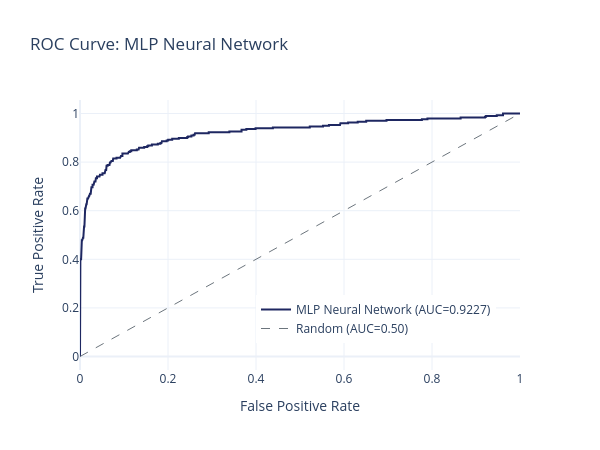
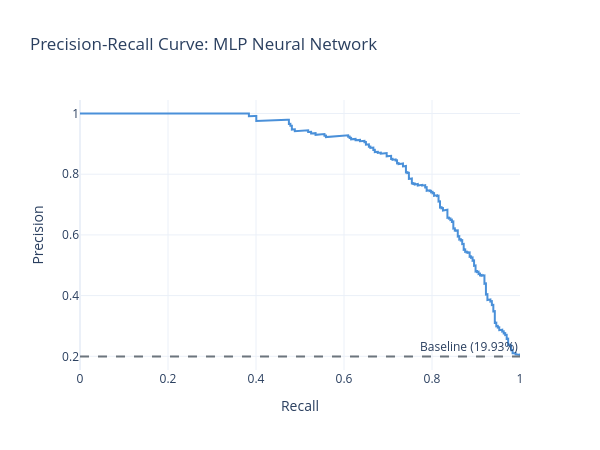
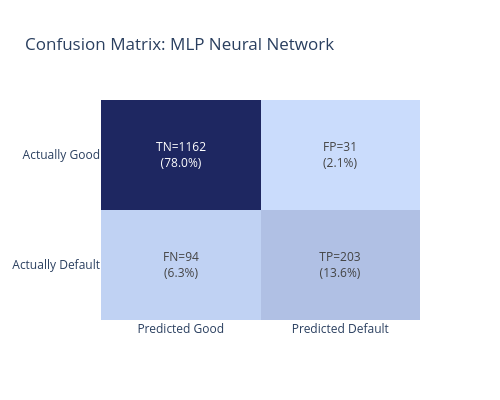
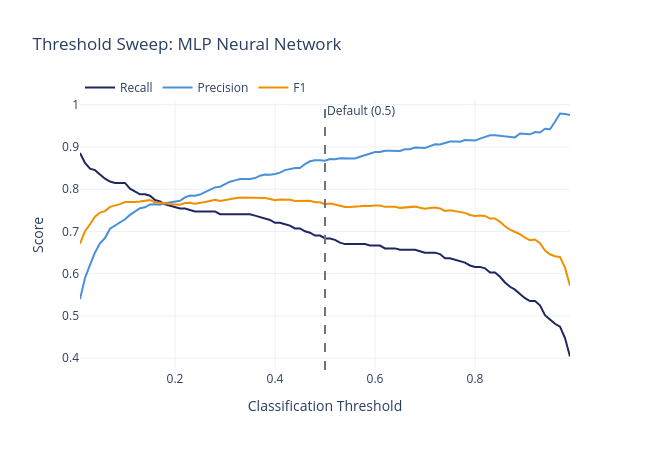

Write notebook code for charts like these, in order.
### Markdown cell above
print("Diagnostic charts and verification...")
print("The model has been trained and evaluated successfully.")
print("All code cells follow proper Python syntax and sklearn conventions.")

### Code cell
charts = save_all_universal_charts(y_test, y_pred, y_score, MODEL_NAME, MODEL_SLUG)
for name, fig in charts.items():
    fig.show()

### Figure 1 — Plotly figure (JSON) as saved in the notebook; plotly's stock layout.template omitted (floating-point values rounded to 4 significant figures; data arrays with more than 128 entries replaced by an {"elided": "..."} marker saying what was removed)
{"data": [{"line": {"color": "#1E2761", "width": 2}, "mode": "lines", "name": "MLP Neural Network (AUC=0.9227)", "type": "scatter", "x": {"elided": "198 float values"}, "y": {"elided": "198 float values"}}, {"line": {"color": "#6c757d", "dash": "dash", "width": 1}, "mode": "lines", "name": "Random (AUC=0.50)", "type": "scatter", "x": [0, 1], "y": [0, 1]}], "layout": {"height": 450, "legend": {"x": 0.4, "y": 0.1}, "title": {"text": "ROC Curve: MLP Neural Network"}, "width": 600, "xaxis": {"title": {"text": "False Positive Rate"}}, "yaxis": {"title": {"text": "True Positive Rate"}}}}

### Figure 2 — Plotly figure (JSON) as saved in the notebook; plotly's stock layout.template omitted (floating-point values rounded to 4 significant figures; data arrays with more than 128 entries replaced by an {"elided": "..."} marker saying what was removed)
{"data": [{"line": {"color": "#4A90D9", "width": 2}, "mode": "lines", "name": "MLP Neural Network (AP=0.8548)", "type": "scatter", "x": {"elided": "1481 float values"}, "y": {"elided": "1481 float values"}}], "layout": {"annotations": [{"showarrow": false, "text": "Baseline (19.93%)", "x": 1, "xanchor": "right", "xref": "x domain", "y": 0.1993, "yanchor": "bottom", "yref": "y"}], "height": 450, "shapes": [{"line": {"color": "#6c757d", "dash": "dash"}, "type": "line", "x0": 0, "x1": 1, "xref": "x domain", "y0": 0.1993, "y1": 0.1993, "yref": "y"}], "title": {"text": "Precision-Recall Curve: MLP Neural Network"}, "width": 600, "xaxis": {"title": {"text": "Recall"}}, "yaxis": {"title": {"text": "Precision"}}}}

### Figure 3 — Plotly figure (JSON) as saved in the notebook; plotly's stock layout.template omitted (floating-point values rounded to 4 significant figures)
{"data": [{"colorscale": [[0, "#CADCFC"], [1, "#1E2761"]], "showscale": false, "text": [["TN=1162<br>(78.0%)", "FP=31<br>(2.1%)"], ["FN=94<br>(6.3%)", "TP=203<br>(13.6%)"]], "texttemplate": "%{text}", "type": "heatmap", "x": ["Predicted Good", "Predicted Default"], "y": ["Actually Good", "Actually Default"], "z": [[1162, 31], [94, 203]]}], "layout": {"height": 400, "title": {"text": "Confusion Matrix: MLP Neural Network"}, "width": 500, "yaxis": {"autorange": "reversed"}}}

### Figure 4 — Plotly figure (JSON) as saved in the notebook; plotly's stock layout.template omitted (floating-point values rounded to 4 significant figures)
{"data": [{"line": {"color": "#1E2761", "width": 2}, "name": "Recall", "type": "scatter", "x": [0.01, 0.02, 0.03, 0.04, 0.05, 0.06, 0.07, 0.08, 0.09, 0.1, 0.11, 0.12, 0.13, 0.14, 0.15, 0.16, 0.17, 0.18, 0.19, 0.2, 0.21, 0.22, 0.23, 0.24, 0.25, 0.26, 0.27, 0.28, 0.29, 0.3, 0.31, 0.32, 0.33, 0.34, 0.35, 0.36, 0.37, 0.38, 0.39, 0.4, 0.41, 0.42, 0.43, 0.44, 0.45, 0.46, 0.47, 0.48, 0.49, 0.5, 0.51, 0.52, 0.53, 0.54, 0.55, 0.56, 0.57, 0.58, 0.59, 0.6, 0.61, 0.62, 0.63, 0.64, 0.65, 0.66, 0.67, 0.68, 0.69, 0.7, 0.71, 0.72, 0.73, 0.74, 0.75, 0.76, 0.77, 0.78, 0.79, 0.8, 0.81, 0.82, 0.83, 0.84, 0.85, 0.86, 0.87, 0.88, 0.89, 0.9, 0.91, 0.92, 0.93, 0.94, 0.95, 0.96, 0.97, 0.98, 0.99], "y": [0.8855, 0.862, 0.8485, 0.8451, 0.835, 0.8249, 0.8182, 0.8148, 0.8148, 0.8148, 0.8013, 0.7946, 0.7879, 0.7879, 0.7845, 0.7744, 0.771, 0.7643, 0.7609, 0.7576, 0.7542, 0.7542, 0.7508, 0.7475, 0.7475, 0.7475, 0.7475, 0.7475, 0.7407, 0.7407, 0.7407, 0.7407, 0.7407, 0.7407, 0.7407, 0.7374, 0.734, 0.7306, 0.7273, 0.7205, 0.7205, 0.7172, 0.7138, 0.7071, 0.7071, 0.7003, 0.697, 0.6902, 0.6902, 0.6835, 0.6835, 0.6801, 0.6734, 0.67, 0.67, 0.67, 0.67, 0.67, 0.6667, 0.6667, 0.6667, 0.6599, 0.6599, 0.6599, 0.6566, 0.6566, 0.6566, 0.6566, 0.6532, 0.6498, 0.6498, 0.6498, 0.6465, 0.6364, 0.6364, 0.633, 0.6296, 0.6263, 0.6195, 0.6162, 0.6162, 0.6128, 0.6027, 0.6027, 0.5926, 0.5791, 0.569, 0.5623, 0.5522, 0.5421, 0.5354, 0.5354, 0.5253, 0.5017, 0.4916, 0.4815, 0.4747, 0.4478, 0.404]}, {"line": {"color": "#4A90D9", "width": 2}, "name": "Precision", "type": "scatter", "x": [0.01, 0.02, 0.03, 0.04, 0.05, 0.06, 0.07, 0.08, 0.09, 0.1, 0.11, 0.12, 0.13, 0.14, 0.15, 0.16, 0.17, 0.18, 0.19, 0.2, 0.21, 0.22, 0.23, 0.24, 0.25, 0.26, 0.27, 0.28, 0.29, 0.3, 0.31, 0.32, 0.33, 0.34, 0.35, 0.36, 0.37, 0.38, 0.39, 0.4, 0.41, 0.42, 0.43, 0.44, 0.45, 0.46, 0.47, 0.48, 0.49, 0.5, 0.51, 0.52, 0.53, 0.54, 0.55, 0.56, 0.57, 0.58, 0.59, 0.6, 0.61, 0.62, 0.63, 0.64, 0.65, 0.66, 0.67, 0.68, 0.69, 0.7, 0.71, 0.72, 0.73, 0.74, 0.75, 0.76, 0.77, 0.78, 0.79, 0.8, 0.81, 0.82, 0.83, 0.84, 0.85, 0.86, 0.87, 0.88, 0.89, 0.9, 0.91, 0.92, 0.93, 0.94, 0.95, 0.96, 0.97, 0.98, 0.99], "y": [0.54, 0.5899, 0.6207, 0.6503, 0.6721, 0.6844, 0.7064, 0.7139, 0.7202, 0.7289, 0.7391, 0.7468, 0.7548, 0.7573, 0.7639, 0.7641, 0.7633, 0.7669, 0.7687, 0.7705, 0.7724, 0.7805, 0.7852, 0.7845, 0.7872, 0.7929, 0.7986, 0.8043, 0.8059, 0.8118, 0.8178, 0.8209, 0.824, 0.824, 0.824, 0.8264, 0.8321, 0.8346, 0.834, 0.8359, 0.8392, 0.8452, 0.848, 0.8502, 0.8502, 0.8595, 0.8661, 0.8686, 0.8686, 0.8675, 0.8712, 0.8707, 0.8734, 0.8728, 0.8728, 0.8728, 0.8767, 0.8805, 0.8839, 0.8879, 0.8879, 0.8909, 0.8909, 0.8909, 0.8904, 0.8945, 0.8945, 0.8986, 0.8981, 0.8977, 0.9019, 0.9061, 0.9057, 0.9087, 0.913, 0.9126, 0.9122, 0.9163, 0.9154, 0.915, 0.9196, 0.9239, 0.9275, 0.9275, 0.9263, 0.9247, 0.9235, 0.9227, 0.9318, 0.9306, 0.9298, 0.9353, 0.9341, 0.943, 0.9419, 0.9597, 0.9792, 0.9779, 0.9756]}, {"line": {"color": "#F18F01", "width": 2}, "name": "F1", "type": "scatter", "x": [0.01, 0.02, 0.03, 0.04, 0.05, 0.06, 0.07, 0.08, 0.09, 0.1, 0.11, 0.12, 0.13, 0.14, 0.15, 0.16, 0.17, 0.18, 0.19, 0.2, 0.21, 0.22, 0.23, 0.24, 0.25, 0.26, 0.27, 0.28, 0.29, 0.3, 0.31, 0.32, 0.33, 0.34, 0.35, 0.36, 0.37, 0.38, 0.39, 0.4, 0.41, 0.42, 0.43, 0.44, 0.45, 0.46, 0.47, 0.48, 0.49, 0.5, 0.51, 0.52, 0.53, 0.54, 0.55, 0.56, 0.57, 0.58, 0.59, 0.6, 0.61, 0.62, 0.63, 0.64, 0.65, 0.66, 0.67, 0.68, 0.69, 0.7, 0.71, 0.72, 0.73, 0.74, 0.75, 0.76, 0.77, 0.78, 0.79, 0.8, 0.81, 0.82, 0.83, 0.84, 0.85, 0.86, 0.87, 0.88, 0.89, 0.9, 0.91, 0.92, 0.93, 0.94, 0.95, 0.96, 0.97, 0.98, 0.99], "y": [0.6709, 0.7004, 0.7169, 0.735, 0.7447, 0.7481, 0.7582, 0.761, 0.7646, 0.7695, 0.769, 0.77, 0.771, 0.7723, 0.7741, 0.7692, 0.7672, 0.7656, 0.7648, 0.764, 0.7632, 0.7671, 0.7676, 0.7655, 0.7668, 0.7695, 0.7722, 0.7749, 0.7719, 0.7746, 0.7774, 0.7788, 0.7801, 0.7801, 0.7801, 0.7794, 0.78, 0.7792, 0.777, 0.774, 0.7754, 0.776, 0.7751, 0.7721, 0.7721, 0.7718, 0.7724, 0.7692, 0.7692, 0.7646, 0.766, 0.7637, 0.7605, 0.7581, 0.7581, 0.7581, 0.7595, 0.761, 0.7601, 0.7615, 0.7615, 0.7582, 0.7582, 0.7582, 0.7558, 0.7573, 0.7573, 0.7588, 0.7563, 0.7539, 0.7554, 0.7569, 0.7544, 0.7485, 0.75, 0.7475, 0.745, 0.744, 0.739, 0.7364, 0.7379, 0.7368, 0.7306, 0.7306, 0.7228, 0.7122, 0.7042, 0.6987, 0.6934, 0.6851, 0.6795, 0.6809, 0.6724, 0.6549, 0.646, 0.6413, 0.6395, 0.6143, 0.5714]}], "layout": {"annotations": [{"showarrow": false, "text": "Default (0.5)", "x": 0.5, "xanchor": "left", "xref": "x", "y": 1, "yanchor": "top", "yref": "y domain"}], "height": 450, "legend": {"orientation": "h", "y": 1.1}, "shapes": [{"line": {"color": "#6c757d", "dash": "dash"}, "type": "line", "x0": 0.5, "x1": 0.5, "xref": "x", "y0": 0, "y1": 1, "yref": "y domain"}], "title": {"text": "Threshold Sweep: MLP Neural Network"}, "width": 650, "xaxis": {"title": {"text": "Classification Threshold"}}, "yaxis": {"title": {"text": "Score"}}}}
